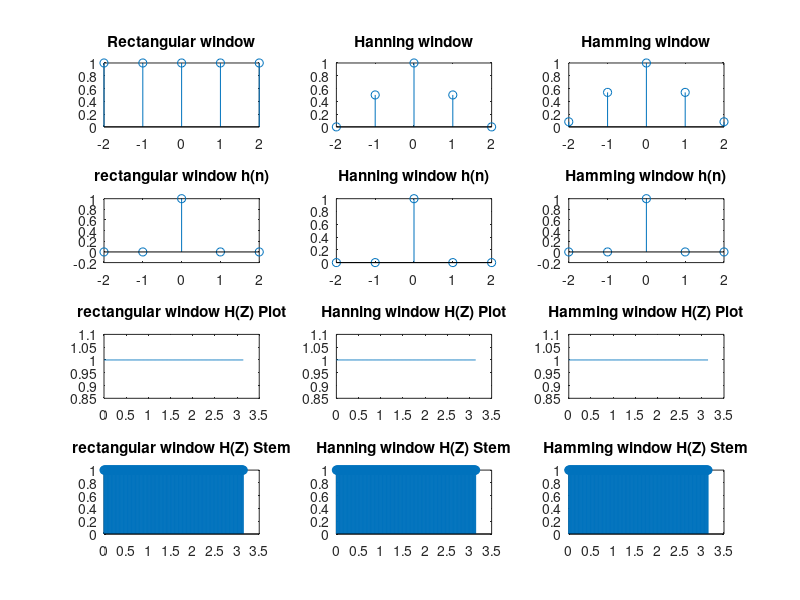

Reproduce this figure in MATLAB.
clc;
clear all;
wc1=input('enter cut off frequency(wc1):');
wc2=input('enter cut off frequency(wc2):');
N=input('Enter N:');
for n=-(N-1)/2 :(N-1)/2
   if(n==0)
        hd(n+1+((N-1)/2))=1+(wc1-wc2)/(pi);  
    else
        hd(n+1+((N-1)/2))=(sin(n*wc1)-sin(n*wc2)+sin(n*pi))/(n*pi);
    end
end
%disp(hd);
n=-(N-1)/2 :(N-1)/2;
w1=ones(1,N);
w2=0.5+0.5*cos(2*pi*n/(N-1));
w3=0.54+0.46*cos(2*pi*n/(N-1));
subplot(4,3,1);
stem(n,w1);
title('Rectangular window');
subplot(4,3,2);
stem(n,w2);
title('Hanning window');
subplot(4,3,3);
stem(n,w3);
title('Hamming window');
h1=hd.*w1;
%disp(h1)
h2=hd.*w2;
%disp(h2)
h3=hd.*w3;
%disp(h3)
n=-(N-1)/2 :(N-1)/2;
subplot(4,3,4)
stem(n,h1);
title('rectangular window h(n)');
subplot(4,3,5)
stem(n,h2);
title('Hanning window h(n)');
subplot(4,3,6)
stem(n,h3);
title('Hamming window h(n)');
 a=0;
for w=0:0.01:pi
    a=a+1;
    H1(a)=0;
    H2(a)=0;
    H3(a)=0;
     for l=1:N
        H1(a)= H1(a) + h1(l) * exp(-i*w*l);
        H2(a)= H2(a) + h2(l) * exp(-i*w*l);
        H3(a)= H3(a) + h3(l) * exp(-i*w*l);
     end
end
%disp(a);
w=0:0.01:pi;
subplot(4,3,7);
plot(w,abs(H1));
title('rectangular window H(Z) Plot');
subplot(4,3,8)
plot(w,abs(H2));
title('Hanning window H(Z) Plot');
subplot(4,3,9)
plot(w,abs(H3));
title('Hamming window H(Z) Plot');
subplot(4,3,10);
stem(w,abs(H1));
title('rectangular window H(Z) Stem');
subplot(4,3,11)
stem(w,abs(H2));
title('Hanning window H(Z) Stem');
subplot(4,3,12)
stem(w,abs(H3));
title('Hamming window H(Z) Stem');
        
        
